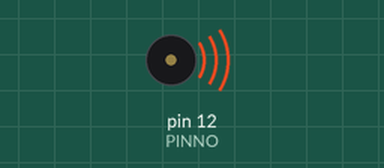
This sketch was run on a simulated Arduino Uno, built with avr-gcc and run on an emulated ATmega328P. Parts: buzzer (waves = sounding).

Above: at 0.05 s.
Timing chart, 0 to 3.0 s (numbered marks = the images above):
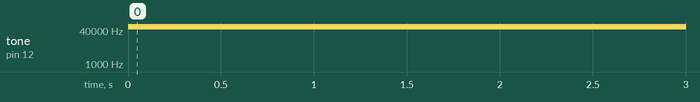

The sketch:

buzzerTest2.ino
```cpp
#define BEAT 850   // 音の長さを指定
#define PINNO 12   // 圧電スピーカを接続したピン番号

void setup()
{

}

void loop()
{
     tone(PINNO,580000,BEAT) ;
     delay(BEAT) ;

     //tone(3, 50, 240);

}
```

Measured:
- by itself, tone on pin 12 (PINNO): silent → 55712 Hz at 0.00 s
